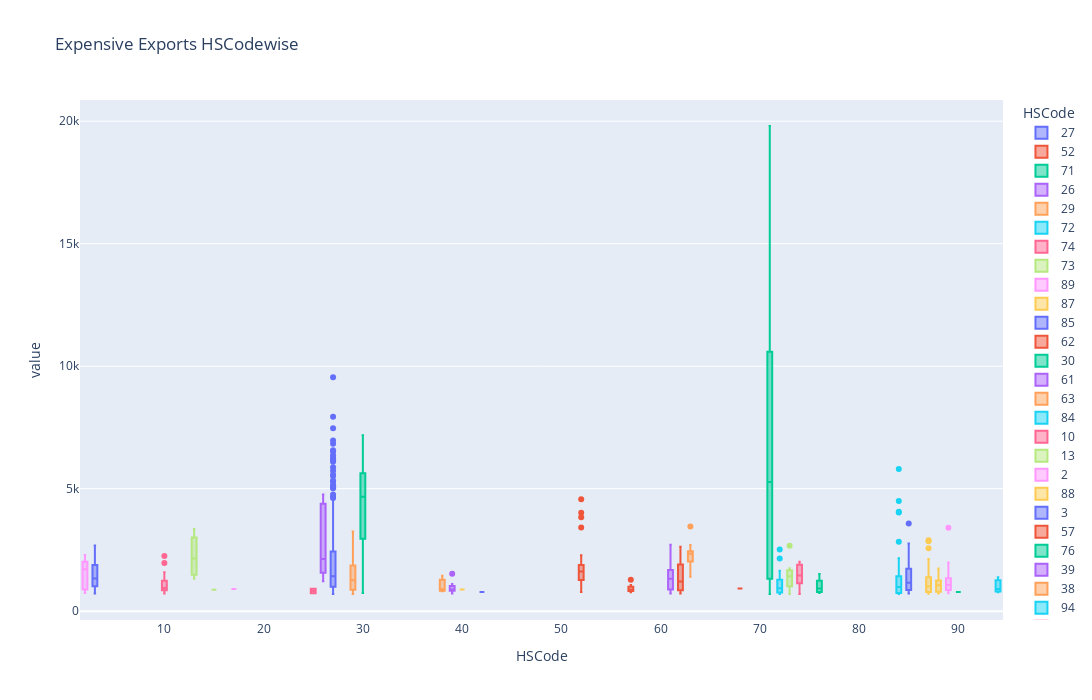

The cell this chart's notebook holds for it:
### Markdown cell above
Expensive Exports based on HSCode

### Code cell
exp_exports = pd.DataFrame(data=df_export[df_export.value>700])
px.box(x="HSCode", y="value", data_frame=exp_exports, title='Expensive Exports HSCodewise', 
            color='HSCode', hover_name='value', height=700, width = 1400)

### Figure 1 — Plotly figure (JSON) as saved in the notebook; plotly's stock layout.template omitted (floating-point values rounded to 4 significant figures; data arrays with more than 128 entries replaced by an {"elided": "..."} marker saying what was removed)
{"data": [{"alignmentgroup": "True", "hovertemplate": "<b>%{hovertext}</b><br><br>HSCode=%{x}<br>value=%{y}<extra></extra>", "hovertext": {"elided": "223 float values"}, "legendgroup": "27", "marker": {"color": "#636efa"}, "name": "27", "notched": false, "offsetgroup": "27", "orientation": "v", "showlegend": true, "type": "box", "x": {"elided": "223 int values"}, "x0": " ", "xaxis": "x", "y": {"elided": "223 float values"}, "y0": " ", "yaxis": "y"}, {"alignmentgroup": "True", "hovertemplate": "<b>%{hovertext}</b><br><br>HSCode=%{x}<br>value=%{y}<extra></extra>", "hovertext": [1081.0, 1891.0, 1077.0, 4021.0, 1506.0, 3411.0, 1577.0, 3833.0, 1524.0, 2278.0, 1615.0, 1689.0, 782.3, 1595.0, 1343.0, 1823.0, 1003.0, 1878.0, 1787.0, 1650.0, 778.0, 1780.0, 1277.0, 4566.0, 1255.0], "legendgroup": "52", "marker": {"color": "#EF553B"}, "name": "52", "notched": false, "offsetgroup": "52", "orientation": "v", "showlegend": true, "type": "box", "x": [52, 52, 52, 52, 52, 52, 52, 52, 52, 52, 52, 52, 52, 52, 52, 52, 52, 52, 52, 52, 52, 52, 52, 52, 52], "x0": " ", "xaxis": "x", "y": [1081.0, 1891.0, 1077.0, 4021.0, 1506.0, 3411.0, 1577.0, 3833.0, 1524.0, 2278.0, 1615.0, 1689.0, 782.3, 1595.0, 1343.0, 1823.0, 1003.0, 1878.0, 1787.0, 1650.0, 778.0, 1780.0, 1277.0, 4566.0, 1255.0], "y0": " ", "yaxis": "y"}, {"alignmentgroup": "True", "hovertemplate": "<b>%{hovertext}</b><br><br>HSCode=%{x}<br>value=%{y}<extra></extra>", "hovertext": [2393.0, 8670.0, 960.8, 19810.0, 5273.0, 3830.0, 11400.0, 1456.0, 18390.0, 6808.0, 2436.0, 10630.0, 1159.0, 18890.0, 6750.0, 2678.0, 11140.0, 1315.0, 756.1, 12780.0, 7842.0, 2680.0, 12210.0, 1183.0, 12280.0, 8420.0, 2327.0, 10890.0, 1003.0, 12930.0, 8674.0, 2474.0, 12840.0, 999.4, 13880.0, 9734.0, 2428.0, 13120.0, 1031.0, 10830.0, 708.0, 10060.0, 2476.0, 11140.0, 1007.0, 703.4, 10420.0, 10440.0, 2176.0, 9524.0, 914.2, 700.3, 9434.0, 9260.0, 1362.0, 8114.0, 841.8, 2774.0, 806.8, 8722.0, 2740.0, 9379.0, 1474.0, 1164.0, 4953.0, 776.1, 14670.0], "legendgroup": "71", "marker": {"color": "#00cc96"}, "name": "71", "notched": false, "offsetgroup": "71", "orientation": "v", "showlegend": true, "type": "box", "x": [71, 71, 71, 71, 71, 71, 71, 71, 71, 71, 71, 71, 71, 71, 71, 71, 71, 71, 71, 71, 71, 71, 71, 71, 71, 71, 71, 71, 71, 71, 71, 71, 71, 71, 71, 71, 71, 71, 71, 71, 71, 71, 71, 71, 71, 71, 71, 71, 71, 71, 71, 71, 71, 71, 71, 71, 71, 71, 71, 71, 71, 71, 71, 71, 71, 71, 71], "x0": " ", "xaxis": "x", "y": [2393.0, 8670.0, 960.8, 19810.0, 5273.0, 3830.0, 11400.0, 1456.0, 18390.0, 6808.0, 2436.0, 10630.0, 1159.0, 18890.0, 6750.0, 2678.0, 11140.0, 1315.0, 756.1, 12780.0, 7842.0, 2680.0, 12210.0, 1183.0, 12280.0, 8420.0, 2327.0, 10890.0, 1003.0, 12930.0, 8674.0, 2474.0, 12840.0, 999.4, 13880.0, 9734.0, 2428.0, 13120.0, 1031.0, 10830.0, 708.0, 10060.0, 2476.0, 11140.0, 1007.0, 703.4, 10420.0, 10440.0, 2176.0, 9524.0, 914.2, 700.3, 9434.0, 9260.0, 1362.0, 8114.0, 841.8, 2774.0, 806.8, 8722.0, 2740.0, 9379.0, 1474.0, 1164.0, 4953.0, 776.1, 14670.0], "y0": " ", "yaxis": "y"}, {"alignmentgroup": "True", "hovertemplate": "<b>%{hovertext}</b><br><br>HSCode=%{x}<br>value=%{y}<extra></extra>", "hovertext": [4767.0, 4615.0, 1898.0, 1571.0, 1648.0, 1260.0, 1220.0, 2357.0, 4382.0, 2536.0], "legendgroup": "26", "marker": {"color": "#ab63fa"}, "name": "26", "notched": false, "offsetgroup": "26", "orientation": "v", "showlegend": true, "type": "box", "x": [26, 26, 26, 26, 26, 26, 26, 26, 26, 26], "x0": " ", "xaxis": "x", "y": [4767.0, 4615.0, 1898.0, 1571.0, 1648.0, 1260.0, 1220.0, 2357.0, 4382.0, 2536.0], "y0": " ", "yaxis": "y"}, {"alignmentgroup": "True", "hovertemplate": "<b>%{hovertext}</b><br><br>HSCode=%{x}<br>value=%{y}<extra></extra>", "hovertext": [701.8, 1261.0, 902.0, 776.7, 1540.0, 1020.0, 1532.0, 918.8, 1535.0, 1045.0, 1638.0, 842.8, 1413.0, 882.2, 1394.0, 2106.0, 1581.0, 3249.0, 723.9, 1843.0, 2702.0, 706.4, 1909.0, 2416.0, 809.9, 2103.0, 884.4, 2380.0, 843.1, 1080.0, 1075.0, 701.3, 2966.0], "legendgroup": "29", "marker": {"color": "#FFA15A"}, "name": "29", "notched": false, "offsetgroup": "29", "orientation": "v", "showlegend": true, "type": "box", "x": [29, 29, 29, 29, 29, 29, 29, 29, 29, 29, 29, 29, 29, 29, 29, 29, 29, 29, 29, 29, 29, 29, 29, 29, 29, 29, 29, 29, 29, 29, 29, 29, 29], "x0": " ", "xaxis": "x", "y": [701.8, 1261.0, 902.0, 776.7, 1540.0, 1020.0, 1532.0, 918.8, 1535.0, 1045.0, 1638.0, 842.8, 1413.0, 882.2, 1394.0, 2106.0, 1581.0, 3249.0, 723.9, 1843.0, 2702.0, 706.4, 1909.0, 2416.0, 809.9, 2103.0, 884.4, 2380.0, 843.1, 1080.0, 1075.0, 701.3, 2966.0], "y0": " ", "yaxis": "y"}, {"alignmentgroup": "True", "hovertemplate": "<b>%{hovertext}</b><br><br>HSCode=%{x}<br>value=%{y}<extra></extra>", "hovertext": [748.6, 700.3, 738.9, 764.5, 777.5, 1034.0, 880.5, 711.6, 887.3, 1140.0, 733.4, 730.9, 982.9, 774.5, 1098.0, 2513.0, 938.2, 930.8, 765.3, 1030.0, 1522.0, 1412.0, 2145.0, 1361.0, 1198.0, 1651.0, 898.5, 1474.0], "legendgroup": "72", "marker": {"color": "#19d3f3"}, "name": "72", "notched": false, "offsetgroup": "72", "orientation": "v", "showlegend": true, "type": "box", "x": [72, 72, 72, 72, 72, 72, 72, 72, 72, 72, 72, 72, 72, 72, 72, 72, 72, 72, 72, 72, 72, 72, 72, 72, 72, 72, 72, 72], "x0": " ", "xaxis": "x", "y": [748.6, 700.3, 738.9, 764.5, 777.5, 1034.0, 880.5, 711.6, 887.3, 1140.0, 733.4, 730.9, 982.9, 774.5, 1098.0, 2513.0, 938.2, 930.8, 765.3, 1030.0, 1522.0, 1412.0, 2145.0, 1361.0, 1198.0, 1651.0, 898.5, 1474.0], "y0": " ", "yaxis": "y"}, {"alignmentgroup": "True", "hovertemplate": "<b>%{hovertext}</b><br><br>HSCode=%{x}<br>value=%{y}<extra></extra>", "hovertext": [1366.0, 2020.0, 2011.0, 1842.0, 1891.0, 1144.0, 701.9, 1548.0, 779.3, 1211.0], "legendgroup": "74", "marker": {"color": "#FF6692"}, "name": "74", "notched": false, "offsetgroup": "74", "orientation": "v", "showlegend": true, "type": "box", "x": [74, 74, 74, 74, 74, 74, 74, 74, 74, 74], "x0": " ", "xaxis": "x", "y": [1366.0, 2020.0, 2011.0, 1842.0, 1891.0, 1144.0, 701.9, 1548.0, 779.3, 1211.0], "y0": " ", "yaxis": "y"}, {"alignmentgroup": "True", "hovertemplate": "<b>%{hovertext}</b><br><br>HSCode=%{x}<br>value=%{y}<extra></extra>", "hovertext": [719.1, 1357.0, 1634.0, 723.8, 1756.0, 791.2, 1329.0, 701.7, 1713.0, 1233.0, 1264.0, 1606.0, 1700.0, 1596.0, 1487.0, 2671.0], "legendgroup": "73", "marker": {"color": "#B6E880"}, "name": "73", "notched": false, "offsetgroup": "73", "orientation": "v", "showlegend": true, "type": "box", "x": [73, 73, 73, 73, 73, 73, 73, 73, 73, 73, 73, 73, 73, 73, 73, 73], "x0": " ", "xaxis": "x", "y": [719.1, 1357.0, 1634.0, 723.8, 1756.0, 791.2, 1329.0, 701.7, 1713.0, 1233.0, 1264.0, 1606.0, 1700.0, 1596.0, 1487.0, 2671.0], "y0": " ", "yaxis": "y"}, {"alignmentgroup": "True", "hovertemplate": "<b>%{hovertext}</b><br><br>HSCode=%{x}<br>value=%{y}<extra></extra>", "hovertext": [859.3, 933.4, 844.3, 3400.0, 1218.0, 903.8, 1724.0, 1615.0, 1069.0, 935.1, 871.9, 827.1, 1181.0, 1594.0, 786.8, 775.0, 1591.0, 1122.0, 1160.0, 734.6, 1990.0, 1358.0, 931.3, 1308.0, 831.5, 1263.0, 1061.0], "legendgroup": "89", "marker": {"color": "#FF97FF"}, "name": "89", "notched": false, "offsetgroup": "89", "orientation": "v", "showlegend": true, "type": "box", "x": [89, 89, 89, 89, 89, 89, 89, 89, 89, 89, 89, 89, 89, 89, 89, 89, 89, 89, 89, 89, 89, 89, 89, 89, 89, 89, 89], "x0": " ", "xaxis": "x", "y": [859.3, 933.4, 844.3, 3400.0, 1218.0, 903.8, 1724.0, 1615.0, 1069.0, 935.1, 871.9, 827.1, 1181.0, 1594.0, 786.8, 775.0, 1591.0, 1122.0, 1160.0, 734.6, 1990.0, 1358.0, 931.3, 1308.0, 831.5, 1263.0, 1061.0], "y0": " ", "yaxis": "y"}, {"alignmentgroup": "True", "hovertemplate": "<b>%{hovertext}</b><br><br>HSCode=%{x}<br>value=%{y}<extra></extra>", "hovertext": [707.4, 773.9, 714.8, 1015.0, 919.7, 1037.0, 738.3, 1008.0, 721.9, 956.1, 853.7, 1059.0, 1027.0, 878.4, 1288.0, 1351.0, 709.8, 831.6, 1421.0, 738.0, 1873.0, 766.5, 1195.0, 1009.0, 2027.0, 879.4, 2126.0, 1146.0, 1618.0, 738.2, 823.7, 2855.0, 789.9, 1662.0, 755.5, 1031.0, 2570.0, 1208.0, 2081.0, 916.3, 1520.0, 777.9, 1318.0, 2892.0], "legendgroup": "87", "marker": {"color": "#FECB52"}, "name": "87", "notched": false, "offsetgroup": "87", "orientation": "v", "showlegend": true, "type": "box", "x": [87, 87, 87, 87, 87, 87, 87, 87, 87, 87, 87, 87, 87, 87, 87, 87, 87, 87, 87, 87, 87, 87, 87, 87, 87, 87, 87, 87, 87, 87, 87, 87, 87, 87, 87, 87, 87, 87, 87, 87, 87, 87, 87, 87], "x0": " ", "xaxis": "x", "y": [707.4, 773.9, 714.8, 1015.0, 919.7, 1037.0, 738.3, 1008.0, 721.9, 956.1, 853.7, 1059.0, 1027.0, 878.4, 1288.0, 1351.0, 709.8, 831.6, 1421.0, 738.0, 1873.0, 766.5, 1195.0, 1009.0, 2027.0, 879.4, 2126.0, 1146.0, 1618.0, 738.2, 823.7, 2855.0, 789.9, 1662.0, 755.5, 1031.0, 2570.0, 1208.0, 2081.0, 916.3, 1520.0, 777.9, 1318.0, 2892.0], "y0": " ", "yaxis": "y"}, {"alignmentgroup": "True", "hovertemplate": "<b>%{hovertext}</b><br><br>HSCode=%{x}<br>value=%{y}<extra></extra>", "hovertext": [805.7, 1297.0, 758.3, 974.6, 1866.0, 903.6, 1653.0, 1036.0, 1301.0, 1267.0, 744.7, 1161.0, 1151.0, 1325.0, 1713.0, 1787.0, 862.3, 2695.0, 2503.0, 717.4, 860.7, 1559.0, 2755.0, 829.0, 931.6, 836.0, 2758.0, 983.3, 3581.0], "legendgroup": "85", "marker": {"color": "#636efa"}, "name": "85", "notched": false, "offsetgroup": "85", "orientation": "v", "showlegend": true, "type": "box", "x": [85, 85, 85, 85, 85, 85, 85, 85, 85, 85, 85, 85, 85, 85, 85, 85, 85, 85, 85, 85, 85, 85, 85, 85, 85, 85, 85, 85, 85], "x0": " ", "xaxis": "x", "y": [805.7, 1297.0, 758.3, 974.6, 1866.0, 903.6, 1653.0, 1036.0, 1301.0, 1267.0, 744.7, 1161.0, 1151.0, 1325.0, 1713.0, 1787.0, 862.3, 2695.0, 2503.0, 717.4, 860.7, 1559.0, 2755.0, 829.0, 931.6, 836.0, 2758.0, 983.3, 3581.0], "y0": " ", "yaxis": "y"}, {"alignmentgroup": "True", "hovertemplate": "<b>%{hovertext}</b><br><br>HSCode=%{x}<br>value=%{y}<extra></extra>", "hovertext": [844.5, 1578.0, 725.0, 913.1, 1805.0, 792.6, 811.1, 1768.0, 947.9, 859.3, 1927.0, 1508.0, 955.9, 1995.0, 1763.0, 905.8, 2187.0, 1817.0, 827.3, 2052.0, 1214.0, 873.1, 2128.0, 831.4, 825.5, 2231.0, 794.7, 2259.0, 1592.0, 913.1, 2631.0], "legendgroup": "62", "marker": {"color": "#EF553B"}, "name": "62", "notched": false, "offsetgroup": "62", "orientation": "v", "showlegend": true, "type": "box", "x": [62, 62, 62, 62, 62, 62, 62, 62, 62, 62, 62, 62, 62, 62, 62, 62, 62, 62, 62, 62, 62, 62, 62, 62, 62, 62, 62, 62, 62, 62, 62], "x0": " ", "xaxis": "x", "y": [844.5, 1578.0, 725.0, 913.1, 1805.0, 792.6, 811.1, 1768.0, 947.9, 859.3, 1927.0, 1508.0, 955.9, 1995.0, 1763.0, 905.8, 2187.0, 1817.0, 827.3, 2052.0, 1214.0, 873.1, 2128.0, 831.4, 825.5, 2231.0, 794.7, 2259.0, 1592.0, 913.1, 2631.0], "y0": " ", "yaxis": "y"}, {"alignmentgroup": "True", "hovertemplate": "<b>%{hovertext}</b><br><br>HSCode=%{x}<br>value=%{y}<extra></extra>", "hovertext": [1833.0, 2533.0, 3093.0, 3446.0, 3769.0, 5026.0, 5098.0, 4667.0, 5390.0, 6332.0, 745.2, 7180.0, 6472.0], "legendgroup": "30", "marker": {"color": "#00cc96"}, "name": "30", "notched": false, "offsetgroup": "30", "orientation": "v", "showlegend": true, "type": "box", "x": [30, 30, 30, 30, 30, 30, 30, 30, 30, 30, 30, 30, 30], "x0": " ", "xaxis": "x", "y": [1833.0, 2533.0, 3093.0, 3446.0, 3769.0, 5026.0, 5098.0, 4667.0, 5390.0, 6332.0, 745.2, 7180.0, 6472.0], "y0": " ", "yaxis": "y"}, {"alignmentgroup": "True", "hovertemplate": "<b>%{hovertext}</b><br><br>HSCode=%{x}<br>value=%{y}<extra></extra>", "hovertext": [1379.0, 1383.0, 1327.0, 789.9, 800.0, 1497.0, 1143.0, 903.3, 1620.0, 1661.0, 896.6, 1675.0, 2115.0, 804.0, 1696.0, 1603.0, 845.4, 1737.0, 1160.0, 780, 1935.0, 1030.0, 736.1, 1983.0, 914.1, 1701.0, 911.8, 719.7, 2712.0], "legendgroup": "61", "marker": {"color": "#ab63fa"}, "name": "61", "notched": false, "offsetgroup": "61", "orientation": "v", "showlegend": true, "type": "box", "x": [61, 61, 61, 61, 61, 61, 61, 61, 61, 61, 61, 61, 61, 61, 61, 61, 61, 61, 61, 61, 61, 61, 61, 61, 61, 61, 61, 61, 61], "x0": " ", "xaxis": "x", "y": [1379.0, 1383.0, 1327.0, 789.9, 800.0, 1497.0, 1143.0, 903.3, 1620.0, 1661.0, 896.6, 1675.0, 2115.0, 804.0, 1696.0, 1603.0, 845.4, 1737.0, 1160.0, 780, 1935.0, 1030.0, 736.1, 1983.0, 914.1, 1701.0, 911.8, 719.7, 2712.0], "y0": " ", "yaxis": "y"}, {"alignmentgroup": "True", "hovertemplate": "<b>%{hovertext}</b><br><br>HSCode=%{x}<br>value=%{y}<extra></extra>", "hovertext": [1404.0, 1770.0, 1959.0, 2093.0, 2214.0, 2290.0, 2397.0, 2391.0, 2473.0, 2414.0, 2704.0, 3455.0], "legendgroup": "63", "marker": {"color": "#FFA15A"}, "name": "63", "notched": false, "offsetgroup": "63", "orientation": "v", "showlegend": true, "type": "box", "x": [63, 63, 63, 63, 63, 63, 63, 63, 63, 63, 63, 63], "x0": " ", "xaxis": "x", "y": [1404.0, 1770.0, 1959.0, 2093.0, 2214.0, 2290.0, 2397.0, 2391.0, 2473.0, 2414.0, 2704.0, 3455.0], "y0": " ", "yaxis": "y"}, {"alignmentgroup": "True", "hovertemplate": "<b>%{hovertext}</b><br><br>HSCode=%{x}<br>value=%{y}<extra></extra>", "hovertext": [1141.0, 730.7, 1586.0, 802.1, 1628.0, 1589.0, 711.5, 744.9, 2157.0, 720.0, 732.3, 1850.0, 2071.0, 715.8, 1391.0, 710.3, 1018.0, 2838.0, 752.7, 830.9, 1431.0, 800.4, 1063.0, 4026.0, 730.0, 804.3, 1376.0, 760.2, 701.8, 776.4, 1025.0, 4495.0, 750.7, 1155.0, 721.2, 837.6, 720.7, 744.2, 4058.0, 733.5, 1068.0, 1419.0, 990.7, 1096.0, 902.7, 1058.0, 5798.0], "legendgroup": "84", "marker": {"color": "#19d3f3"}, "name": "84", "notched": false, "offsetgroup": "84", "orientation": "v", "showlegend": true, "type": "box", "x": [84, 84, 84, 84, 84, 84, 84, 84, 84, 84, 84, 84, 84, 84, 84, 84, 84, 84, 84, 84, 84, 84, 84, 84, 84, 84, 84, 84, 84, 84, 84, 84, 84, 84, 84, 84, 84, 84, 84, 84, 84, 84, 84, 84, 84, 84, 84], "x0": " ", "xaxis": "x", "y": [1141.0, 730.7, 1586.0, 802.1, 1628.0, 1589.0, 711.5, 744.9, 2157.0, 720.0, 732.3, 1850.0, 2071.0, 715.8, 1391.0, 710.3, 1018.0, 2838.0, 752.7, 830.9, 1431.0, 800.4, 1063.0, 4026.0, 730.0, 804.3, 1376.0, 760.2, 701.8, 776.4, 1025.0, 4495.0, 750.7, 1155.0, 721.2, 837.6, 720.7, 744.2, 4058.0, 733.5, 1068.0, 1419.0, 990.7, 1096.0, 902.7, 1058.0, 5798.0], "y0": " ", "yaxis": "y"}, {"alignmentgroup": "True", "hovertemplate": "<b>%{hovertext}</b><br><br>HSCode=%{x}<br>value=%{y}<extra></extra>", "hovertext": [764.1, 896.1, 1247.0, 759.3, 924.3, 1969.0, 1240.0, 852.0, 1240.0, 1300.0, 927.0, 741.3, 871.5, 949.7, 908.0, 1584.0, 1045.0, 1255.0, 1024.0, 1005.0, 1067.0, 2247.0, 857.7, 721.9, 722.6], "legendgroup": "10", "marker": {"color": "#FF6692"}, "name": "10", "notched": false, "offsetgroup": "10", "orientation": "v", "showlegend": true, "type": "box", "x": [10, 10, 10, 10, 10, 10, 10, 10, 10, 10, 10, 10, 10, 10, 10, 10, 10, 10, 10, 10, 10, 10, 10, 10, 10], "x0": " ", "xaxis": "x", "y": [764.1, 896.1, 1247.0, 759.3, 924.3, 1969.0, 1240.0, 852.0, 1240.0, 1300.0, 927.0, 741.3, 871.5, 949.7, 908.0, 1584.0, 1045.0, 1255.0, 1024.0, 1005.0, 1067.0, 2247.0, 857.7, 721.9, 722.6], "y0": " ", "yaxis": "y"}, {"alignmentgroup": "True", "hovertemplate": "<b>%{hovertext}</b><br><br>HSCode=%{x}<br>value=%{y}<extra></extra>", "hovertext": [2650.0, 3357.0, 1656.0, 1324.0], "legendgroup": "13", "marker": {"color": "#B6E880"}, "name": "13", "notched": false, "offsetgroup": "13", "orientation": "v", "showlegend": true, "type": "box", "x": [13, 13, 13, 13], "x0": " ", "xaxis": "x", "y": [2650.0, 3357.0, 1656.0, 1324.0], "y0": " ", "yaxis": "y"}, {"alignmentgroup": "True", "hovertemplate": "<b>%{hovertext}</b><br><br>HSCode=%{x}<br>value=%{y}<extra></extra>", "hovertext": [835.1, 945.2, 1797.0, 2155.0, 1993.0, 2026.0, 2292.0, 1710.0, 1072.0, 860.8, 739.7], "legendgroup": "2", "marker": {"color": "#FF97FF"}, "name": "2", "notched": false, "offsetgroup": "2", "orientation": "v", "showlegend": true, "type": "box", "x": [2, 2, 2, 2, 2, 2, 2, 2, 2, 2, 2], "x0": " ", "xaxis": "x", "y": [835.1, 945.2, 1797.0, 2155.0, 1993.0, 2026.0, 2292.0, 1710.0, 1072.0, 860.8, 739.7], "y0": " ", "yaxis": "y"}, {"alignmentgroup": "True", "hovertemplate": "<b>%{hovertext}</b><br><br>HSCode=%{x}<br>value=%{y}<extra></extra>", "hovertext": [931.5, 1060.0, 1745.0, 1069.0, 1309.0, 724.7, 743.5], "legendgroup": "88", "marker": {"color": "#FECB52"}, "name": "88", "notched": false, "offsetgroup": "88", "orientation": "v", "showlegend": true, "type": "box", "x": [88, 88, 88, 88, 88, 88, 88], "x0": " ", "xaxis": "x", "y": [931.5, 1060.0, 1745.0, 1069.0, 1309.0, 724.7, 743.5], "y0": " ", "yaxis": "y"}, {"alignmentgroup": "True", "hovertemplate": "<b>%{hovertext}</b><br><br>HSCode=%{x}<br>value=%{y}<extra></extra>", "hovertext": [1225.0, 964.6, 1392.0, 1091.0, 1213.0, 883.6, 1561.0, 1353.0, 2106.0, 1844.0, 721.3, 2000.0, 988.0, 1337.0, 2157.0, 860.7, 1892.0, 1093.0, 2678.0], "legendgroup": "3", "marker": {"color": "#636efa"}, "name": "3", "notched": false, "offsetgroup": "3", "orientation": "v", "showlegend": true, "type": "box", "x": [3, 3, 3, 3, 3, 3, 3, 3, 3, 3, 3, 3, 3, 3, 3, 3, 3, 3, 3], "x0": " ", "xaxis": "x", "y": [1225.0, 964.6, 1392.0, 1091.0, 1213.0, 883.6, 1561.0, 1353.0, 2106.0, 1844.0, 721.3, 2000.0, 988.0, 1337.0, 2157.0, 860.7, 1892.0, 1093.0, 2678.0], "y0": " ", "yaxis": "y"}, {"alignmentgroup": "True", "hovertemplate": "<b>%{hovertext}</b><br><br>HSCode=%{x}<br>value=%{y}<extra></extra>", "hovertext": [767.1, 811.1, 824.3, 848.4, 925.1, 906.0, 1063.0, 1281.0], "legendgroup": "57", "marker": {"color": "#EF553B"}, "name": "57", "notched": false, "offsetgroup": "57", "orientation": "v", "showlegend": true, "type": "box", "x": [57, 57, 57, 57, 57, 57, 57, 57], "x0": " ", "xaxis": "x", "y": [767.1, 811.1, 824.3, 848.4, 925.1, 906.0, 1063.0, 1281.0], "y0": " ", "yaxis": "y"}, {"alignmentgroup": "True", "hovertemplate": "<b>%{hovertext}</b><br><br>HSCode=%{x}<br>value=%{y}<extra></extra>", "hovertext": [742.8, 764.6, 775.6, 909.6, 782.6, 922.6, 1273.0, 1074.0, 1224.0, 1273.0, 1519.0, 892.9, 1103.0], "legendgroup": "76", "marker": {"color": "#00cc96"}, "name": "76", "notched": false, "offsetgroup": "76", "orientation": "v", "showlegend": true, "type": "box", "x": [76, 76, 76, 76, 76, 76, 76, 76, 76, 76, 76, 76, 76], "x0": " ", "xaxis": "x", "y": [742.8, 764.6, 775.6, 909.6, 782.6, 922.6, 1273.0, 1074.0, 1224.0, 1273.0, 1519.0, 892.9, 1103.0], "y0": " ", "yaxis": "y"}, {"alignmentgroup": "True", "hovertemplate": "<b>%{hovertext}</b><br><br>HSCode=%{x}<br>value=%{y}<extra></extra>", "hovertext": [720.6, 1105.0, 831.3, 843.1, 876.9, 949.2, 901.0, 1532.0], "legendgroup": "39", "marker": {"color": "#ab63fa"}, "name": "39", "notched": false, "offsetgroup": "39", "orientation": "v", "showlegend": true, "type": "box", "x": [39, 39, 39, 39, 39, 39, 39, 39], "x0": " ", "xaxis": "x", "y": [720.6, 1105.0, 831.3, 843.1, 876.9, 949.2, 901.0, 1532.0], "y0": " ", "yaxis": "y"}, {"alignmentgroup": "True", "hovertemplate": "<b>%{hovertext}</b><br><br>HSCode=%{x}<br>value=%{y}<extra></extra>", "hovertext": [807.7, 857, 926.4, 836.6, 1281.0, 1446.0], "legendgroup": "38", "marker": {"color": "#FFA15A"}, "name": "38", "notched": false, "offsetgroup": "38", "orientation": "v", "showlegend": true, "type": "box", "x": [38, 38, 38, 38, 38, 38], "x0": " ", "xaxis": "x", "y": [807.7, 857, 926.4, 836.6, 1281.0, 1446.0], "y0": " ", "yaxis": "y"}, {"alignmentgroup": "True", "hovertemplate": "<b>%{hovertext}</b><br><br>HSCode=%{x}<br>value=%{y}<extra></extra>", "hovertext": [768.2, 901.1, 1385.0], "legendgroup": "94", "marker": {"color": "#19d3f3"}, "name": "94", "notched": false, "offsetgroup": "94", "orientation": "v", "showlegend": true, "type": "box", "x": [94, 94, 94], "x0": " ", "xaxis": "x", "y": [768.2, 901.1, 1385.0], "y0": " ", "yaxis": "y"}, {"alignmentgroup": "True", "hovertemplate": "<b>%{hovertext}</b><br><br>HSCode=%{x}<br>value=%{y}<extra></extra>", "hovertext": [731.3, 911.0], "legendgroup": "25", "marker": {"color": "#FF6692"}, "name": "25", "notched": false, "offsetgroup": "25", "orientation": "v", "showlegend": true, "type": "box", "x": [25, 25], "x0": " ", "xaxis": "x", "y": [731.3, 911.0], "y0": " ", "yaxis": "y"}, {"alignmentgroup": "True", "hovertemplate": "<b>%{hovertext}</b><br><br>HSCode=%{x}<br>value=%{y}<extra></extra>", "hovertext": [875.9], "legendgroup": "15", "marker": {"color": "#B6E880"}, "name": "15", "notched": false, "offsetgroup": "15", "orientation": "v", "showlegend": true, "type": "box", "x": [15], "x0": " ", "xaxis": "x", "y": [875.9], "y0": " ", "yaxis": "y"}, {"alignmentgroup": "True", "hovertemplate": "<b>%{hovertext}</b><br><br>HSCode=%{x}<br>value=%{y}<extra></extra>", "hovertext": [904.3], "legendgroup": "17", "marker": {"color": "#FF97FF"}, "name": "17", "notched": false, "offsetgroup": "17", "orientation": "v", "showlegend": true, "type": "box", "x": [17], "x0": " ", "xaxis": "x", "y": [904.3], "y0": " ", "yaxis": "y"}, {"alignmentgroup": "True", "hovertemplate": "<b>%{hovertext}</b><br><br>HSCode=%{x}<br>value=%{y}<extra></extra>", "hovertext": [886.8], "legendgroup": "40", "marker": {"color": "#FECB52"}, "name": "40", "notched": false, "offsetgroup": "40", "orientation": "v", "showlegend": true, "type": "box", "x": [40], "x0": " ", "xaxis": "x", "y": [886.8], "y0": " ", "yaxis": "y"}, {"alignmentgroup": "True", "hovertemplate": "<b>%{hovertext}</b><br><br>HSCode=%{x}<br>value=%{y}<extra></extra>", "hovertext": [777.0], "legendgroup": "42", "marker": {"color": "#636efa"}, "name": "42", "notched": false, "offsetgroup": "42", "orientation": "v", "showlegend": true, "type": "box", "x": [42], "x0": " ", "xaxis": "x", "y": [777.0], "y0": " ", "yaxis": "y"}, {"alignmentgroup": "True", "hovertemplate": "<b>%{hovertext}</b><br><br>HSCode=%{x}<br>value=%{y}<extra></extra>", "hovertext": [923.4], "legendgroup": "68", "marker": {"color": "#EF553B"}, "name": "68", "notched": false, "offsetgroup": "68", "orientation": "v", "showlegend": true, "type": "box", "x": [68], "x0": " ", "xaxis": "x", "y": [923.4], "y0": " ", "yaxis": "y"}, {"alignmentgroup": "True", "hovertemplate": "<b>%{hovertext}</b><br><br>HSCode=%{x}<br>value=%{y}<extra></extra>", "hovertext": [785.0], "legendgroup": "90", "marker": {"color": "#00cc96"}, "name": "90", "notched": false, "offsetgroup": "90", "orientation": "v", "showlegend": true, "type": "box", "x": [90], "x0": " ", "xaxis": "x", "y": [785.0], "y0": " ", "yaxis": "y"}], "layout": {"boxmode": "overlay", "height": 700, "legend": {"title": {"text": "HSCode"}, "tracegroupgap": 0}, "title": {"text": "Expensive Exports HSCodewise"}, "width": 1400, "xaxis": {"anchor": "y", "categoryarray": [27, 52, 71, 26, 29, 72, 74, 73, 89, 87, 85, 62, 30, 61, 63, 84, 10, 13, 2, 88, 3, 57, 76, 39, 38, 94, 25, 15, 17, 40, 42, 68, 90], "categoryorder": "array", "domain": [0, 1], "title": {"text": "HSCode"}}, "yaxis": {"anchor": "x", "domain": [0, 1], "title": {"text": "value"}}}}
